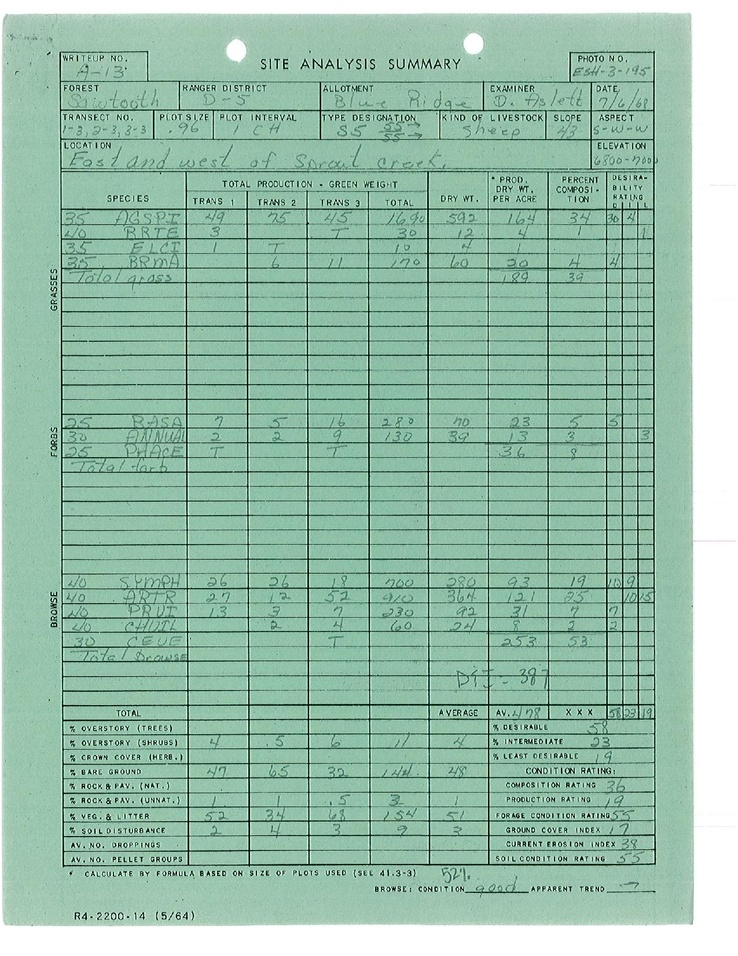
#> input picture imageCleanUp/images/forestService.jpg, 738 x 956 px, shrunk from 1275 x 1650 before the run, found by its file name
$ python changeBackground.py
#> lines starting #> are read from the running program, lines starting #| are printed output that depends on the picture; after the words box and inside, x2 and y2 are one past the last pixel; in counts of white or black regions, pixels touching at a corner belong together
#############################
# @author: Floriana Ciaglia #
# @date: May 15, 2020       #
#############################

import cv2 as cv
from matplotlib import pyplot as plt

#reading the image and setting it to gray scale with
#second parameter 0
original = cv.imread('forestService.jpg',0)
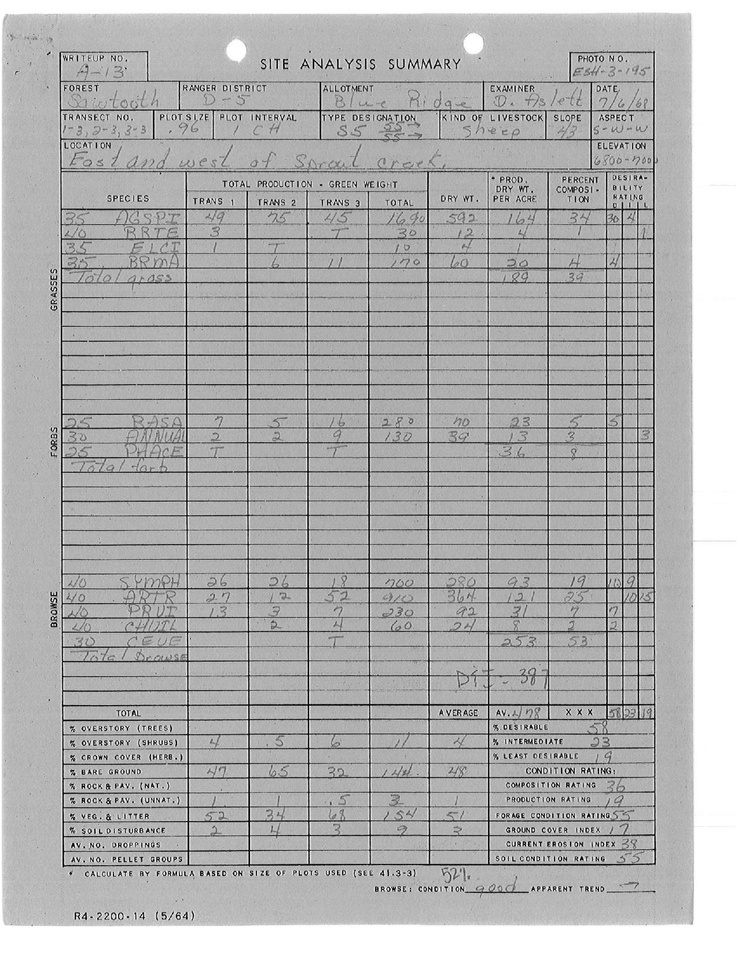
#> original: shape (956, 738); min 0, max 255, mean 177.2

#three different thresholds
ret,binaryThresh = cv.threshold(original,127,255,cv.THRESH_BINARY)
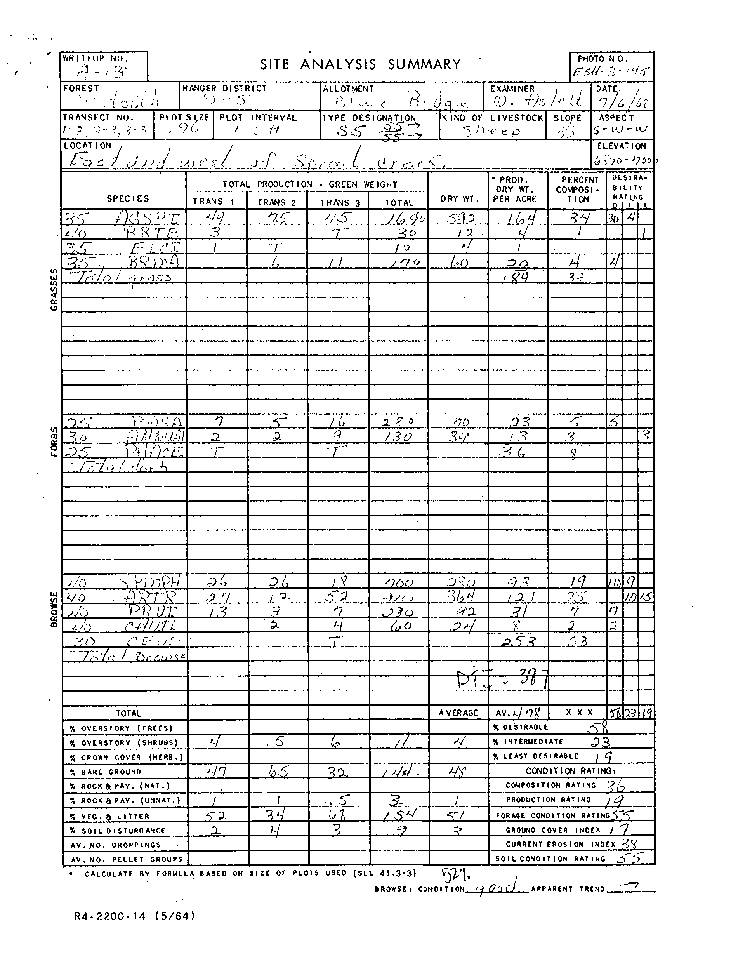
#> binaryThresh: shape (956, 738); 90.7% white; black in thin lines or dots, all inside (x1, y1, x2, y2) = (7, 34, 693, 920)

meanThresh = cv.adaptiveThreshold(original,255,cv.ADAPTIVE_THRESH_MEAN_C, cv.THRESH_BINARY,11,2)
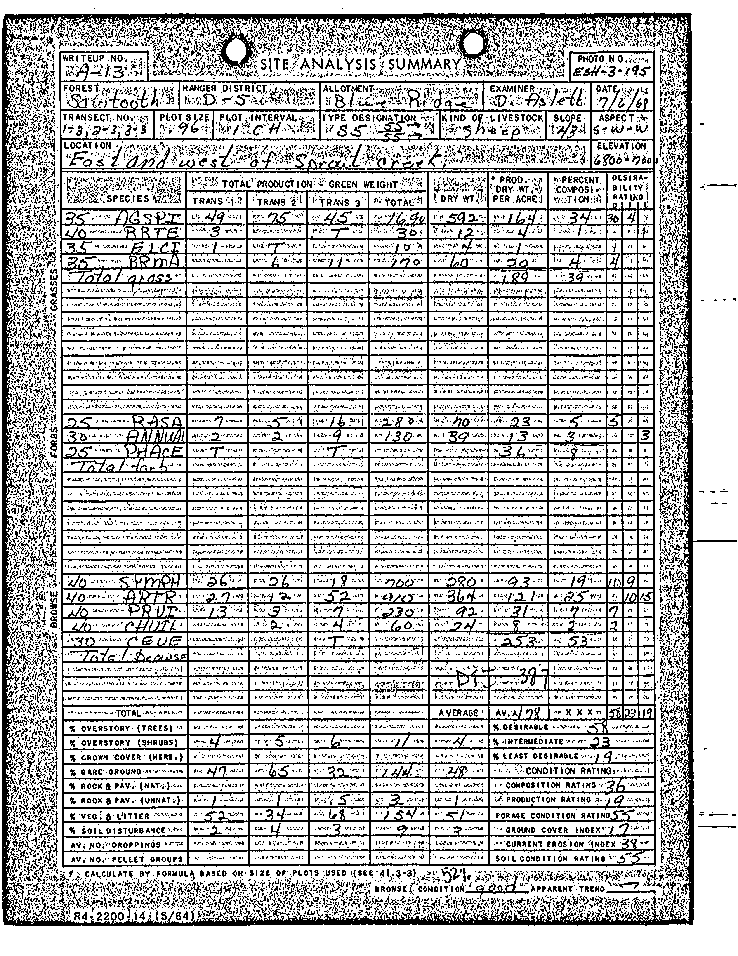
#> meanThresh: shape (956, 738); 74.7% white; black in thin lines or dots

gaussianThresh = cv.adaptiveThreshold(original,255,cv.ADAPTIVE_THRESH_GAUSSIAN_C, cv.THRESH_BINARY,11,2)
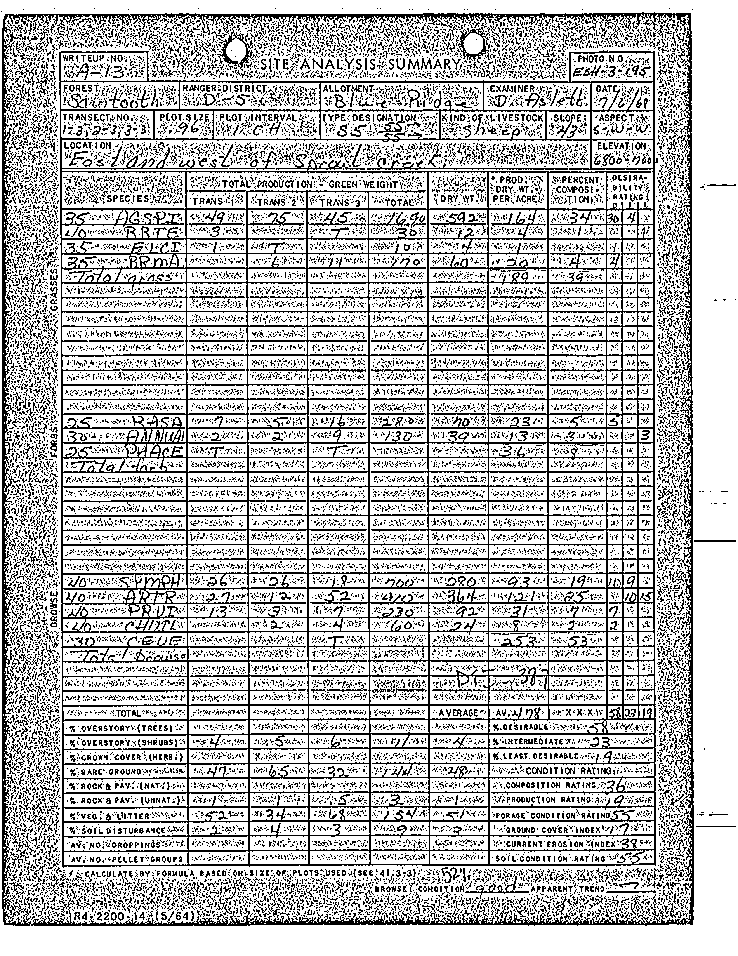
#> gaussianThresh: shape (956, 738); 73.9% white; black in thin lines or dots

#setting titles for the images that will be produced
titles = ['Original.jpg', 'BinaryThresholding.jpg',
            'MeanThresholding.jpg', 'GaussianThresholding.jpg']

images = [original, binaryThresh, meanThresh, gaussianThresh]

#iterating through the images to show and store the result of the thresholds
for i in range(4):
    plt.subplot(2,2,i+1),plt.imshow(images[i],'gray')
    plt.title(titles[i])
    plt.xticks([]),plt.yticks([])
    cv.imwrite(titles[i], images[i])
plt.show()
